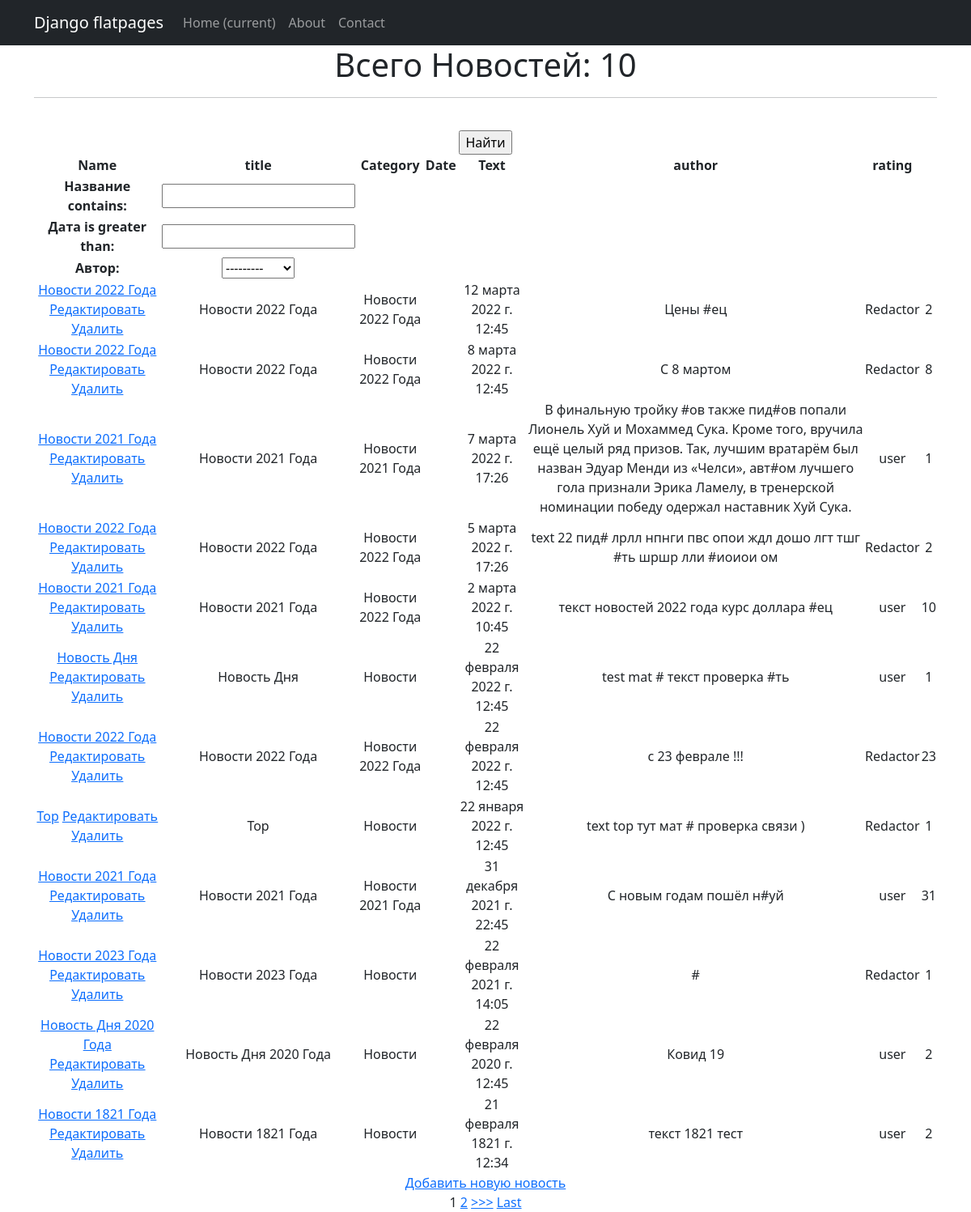
Page /news/ on the committed database.
### news/models.py (models this page shows, shortened)
class Post(models.Model):
    name = models.CharField(max_length=200, verbose_name='Название')
    author = models.ForeignKey('Author', on_delete=models.CASCADE, verbose_name='Автор')
    date = models.DateTimeField(verbose_name='Дата')
    category = models.ForeignKey('Category', on_delete=models.CASCADE, verbose_name='Категори')
    text = models.TextField(blank=True, verbose_name='Текст')
    rating = models.IntegerField(default=0, verbose_name='Рейтинг')

class Category(models.Model):
    name = models.CharField(max_length=255, unique=True)

class Author(models.Model):
    user = models.OneToOneField(User, on_delete=models.CASCADE)
    rating = models.IntegerField(default=0)
    def __str__(self):
        return f'{self.user}'

### news/views.py (the view)
# urls.py: path('', NewsList.as_view()), # т. к. сам по себе это класс, то нам надо представить этот класс в виде view. Для этого вызываем метод as_view
class NewsList(ListView):
    model = Post
    template_name = 'news/news_list.html'
    context_object_name = 'news'
    ordering = ['-date']
    paginate_by = 10
    queryset = Post.objects.order_by('-date')
    def get_context_data(self, **kwargs):
        context = super().get_context_data(**kwargs)
        context['filter'] = SearchFilter(self.request.GET, queryset=self.get_queryset())
        return context

### news/templatetags/custom_filters.py (called while the page is built)
@register.filter(name='censor')
def censor(value):
    if isinstance(value, str):
        list = ['ух', 'ор', 'ах', 'ай', 'бля', 'сука', 'хуй', 'дебил', 'пизд', 'зда', ] # Список нецензурных слов
        for A in list:
            value = value.replace(A, '#') # Замена совпадений подстроки на @!#%
        return str(value)
    else:
        raise ValueError(f'Нельзя преобразовать {type(value)}')

### templates/news/news_list.html (shortened to what this page needs)
{% extends 'flatpages/default.html' %}
{% load custom_filters %}
{% block content %}
<table>
    <h1>Всего Новостей: {{ news|length }}</h1>
    <hr>
<br>
        <form method="GET">
            {{ filter.form }}
            <input type="submit" value="Найти">
        </form>
<br>
    <thead>
        <th>
            Name
        </th>
        <th>
            title
        </th>
        <th>
            Category
        </th>
        <th>
            Date
        </th>
        <th>
            Text
        </th>
        <th>
            author
        </th>
        <th>
            rating
        </th>
    </thead>
    {% for post in filter.qs %}
    <tr>
        <td>
            <a href="{% url 'post_detail' post.id %}">{{ post.name|title }}</a>
            <a href="{% url 'post_update' post.id %}"><u>Редактировать</u></a>
            <a href="{% url 'post_delete' post.id %}"><u> Удалить </u></a>
        </td>
        <td>
            {{ post.name|title }}
        </td>
        <td>
            {{ post.category.name|title }}
        </td>
        <td>
        </td>
        <td>
            {{ post.date }}
        </td>
        <td>
            {{ post.text|censor }}
        </td>
        <td>
            {{ post.author }}
        </td>
        <td>
            {{ post.rating }}
        </td>
    </tr>
    {% endfor %}
</table>
<a href="{% url 'post_create' %}">Добавить новую новость</a> <br>
{% if is_paginated %}
    {% for num in page_obj.paginator.page_range %}
        {% if page_obj.number == num %}
            <a>{{ num }}</a>
        {% elif num > page_obj.number|add:'-3' and num < page_obj.number|add:'3' %}
            <a href="?page={{ num }}">{{ num }}</a>
        {% endif %}
    {% endfor %}
    {% if page_obj.has_next %}
        <a href="?page={{ page_obj.next_page_number }}">>>></a>
        <a href="?page={{ page_obj.paginator.num_pages }}">Last</a>
    {% endif %}
{% endif %}
<br>
{% endblock content %}

### rows in the picture
Post: name "Новости 2022 Года", category.name "Новости 2022 Года", date "12 марта 2022 г. 12:45", text|censor "Цены #ец", author "Redactor", rating "2"
Post: name "Новости 2022 Года", category.name "Новости 2022 Года", date "8 марта 2022 г. 12:45", text|censor "С 8 мартом", author "Redactor", rating "8"
Post: name "Новости 2021 Года", category.name "Новости 2021 Года", date "7 марта 2022 г. 17:26", text|censor "В финальную тройку #ов также пид#ов попали Лионель Хуй и Мохаммед Сука. Кроме того, вручила ещё целый ряд призов. Так, лучшим вратарём был назван Эдуар Менди из «Челси», авт#ом лучшего гола признали Эрика Ламелу, в тренерской номинации победу одержал наставник Хуй Сука.", author "user", rating "1"
Post: name "Новости 2022 Года", category.name "Новости 2022 Года", date "5 марта 2022 г. 17:26", text|censor "text 22 пид# лрлл нпнги пвс опои ждл дошо лгт тшг #ть шршр лли #иоиои ом", author "Redactor", rating "2"
Post: name "Новости 2021 Года", category.name "Новости 2022 Года", date "2 марта 2022 г. 10:45", text|censor "текст новостей 2022 года курс доллара #ец", author "user", rating "10"
Post: name "Новость Дня", category.name "Новости", date "22 февраля 2022 г. 12:45", text|censor "test mat # текст проверка #ть", author "user", rating "1"
Post: name "Новости 2022 Года", category.name "Новости 2022 Года", date "22 февраля 2022 г. 12:45", text|censor "с 23 феврале !!!", author "Redactor", rating "23"
Post: name "Top", category.name "Новости", date "22 января 2022 г. 12:45", text|censor "text top тут мат # проверка связи )", author "Redactor", rating "1"
Post: name "Новости 2021 Года", category.name "Новости 2021 Года", date "31 декабря 2021 г. 22:45", text|censor "С новым годам пошёл н#уй", author "user", rating "31"
Post: name "Новости 2023 Года", category.name "Новости", date "22 февраля 2021 г. 14:05", text|censor "#", author "Redactor", rating "1"
Post: name "Новость Дня 2020 Года", category.name "Новости", date "22 февраля 2020 г. 12:45", text|censor "Ковид 19", author "user", rating "2"
Post: name "Новости 1821 Года", category.name "Новости", date "21 февраля 1821 г. 12:34", text|censor "текст 1821 тест", author "user", rating "2"

### other values in the picture
{{ news|length }} "10"
{{ num }} "1"
{{ num }} "2"
